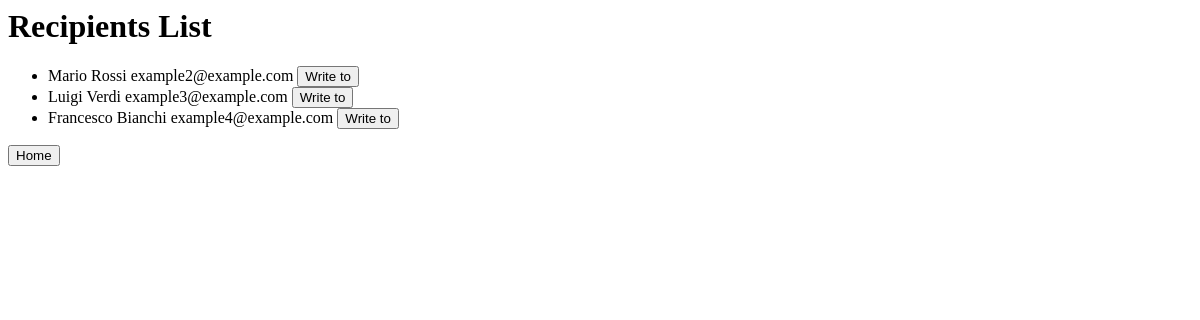
The page /recipients_list (signed in) on the database as committed earlier.
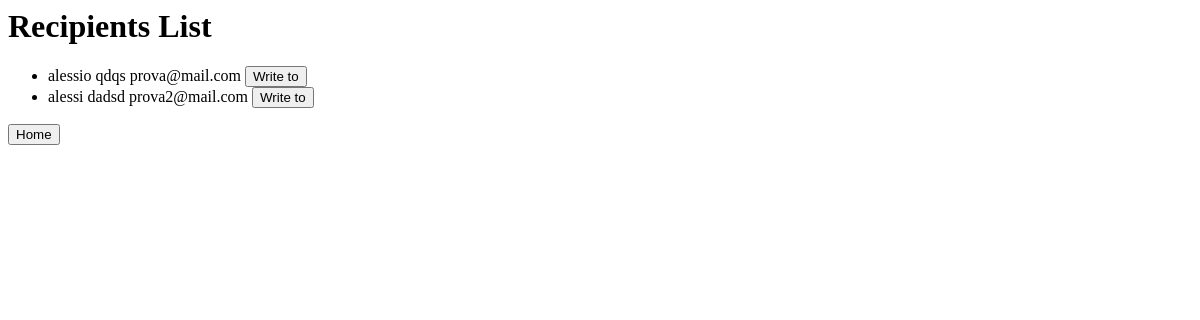
The same page on the database as committed later.
### monolith/database.py (models this page shows, shortened)
class User(db.Model):
    __tablename__ = 'user'
    id = db.Column(db.Integer, primary_key=True, autoincrement=True)
    email = db.Column(db.Unicode(128), unique=True, nullable=False)
    firstname = db.Column(db.Unicode(128))
    lastname = db.Column(db.Unicode(128))
    password = db.Column(db.Unicode(128))
    date_of_birth = db.Column(db.Date)
    is_active = db.Column(db.Boolean, default=True)
    is_admin = db.Column(db.Boolean, default=False)
    is_anonymous = False
    has_picture = db.Column(db.Boolean, default=False)  # has the user a personal profile picture
    '''
    TODO 2nd priority stuffs
    lottery_points = db.Column(db.integer, default=0)
    content_filter_enabled = db.Column(db.Boolean, default=False)
    '''
    sent_messages = db.relationship('Message', backref='sender', lazy=True)
    received_messages = db.relationship('Message_Recipient', backref='recipient', lazy=True)
    reported_messages = db.relationship('Report', backref='reporter', lazy=True)

### monolith/views/list.py (the view)
@list.route('/recipients_list',methods=['GET'])
def users_list():
    if current_user is not None and hasattr(current_user, 'id'):
        list_logic = ListLogic()
        recipients = list_logic.retrieving_recipients(current_user.id)
        return render_template("recipients_list.html", users=recipients)
    else:
        return redirect('/login')

### monolith/auth.py (called while the page is built)
@login_manager.user_loader
def load_user(user_id):
    user = User.query.get(user_id)
    if user is not None:
        user._authenticated = True
    return user

### monolith/list_logic.py (called while the page is built, shortened)
    def retrieving_users(self, id):
        all_users = db.session.query(User).where(User.is_admin == False).where(User.id != id).where(User.is_active != False)
        return [a for a in all_users]

    def retrieving_users_in_blacklist(self, id):
        blacklist = db.session.query(Blacklist).where(Blacklist.blocking_user_id == id or Blacklist.blocked_user_id == id)
        return [b for b in blacklist]

    def retrieving_recipients(self, id):
        all_users = self.retrieving_users(id)
        blacklist = self.retrieving_users_in_blacklist(id)
        return all_users

### monolith/templates/recipients_list.html
<html>
  <body>
    <h1>Recipients List</h1>
    <ul>
      {% for user in users: %}
      <li>
      {{user.firstname}} {{user.lastname}} {{user.email}}
      <button onclick="location.href = '/new_message?single_recipient={{user.email}}';" id="homeButton" class="float-left submit-button">Write to</button>
      </li>
      {% endfor %}
    </ul>
    <button onclick="location.href = '/';" id="homeButton" class="float-left submit-button" >Home</button>
  </body>
</html>

Rows that differ between the two databases and show on the page:
removed User: firstname "Luigi", lastname "Verdi", email "example3@example.com"
removed User: firstname "Francesco", lastname "Bianchi", email "example4@example.com"
changed User: firstname "Mario" → "alessio"; lastname "Rossi" → "qdqs"; email "example2@example.com" → "prova@mail.com"
added User: firstname "alessi", lastname "dadsd", email "prova2@mail.com"
